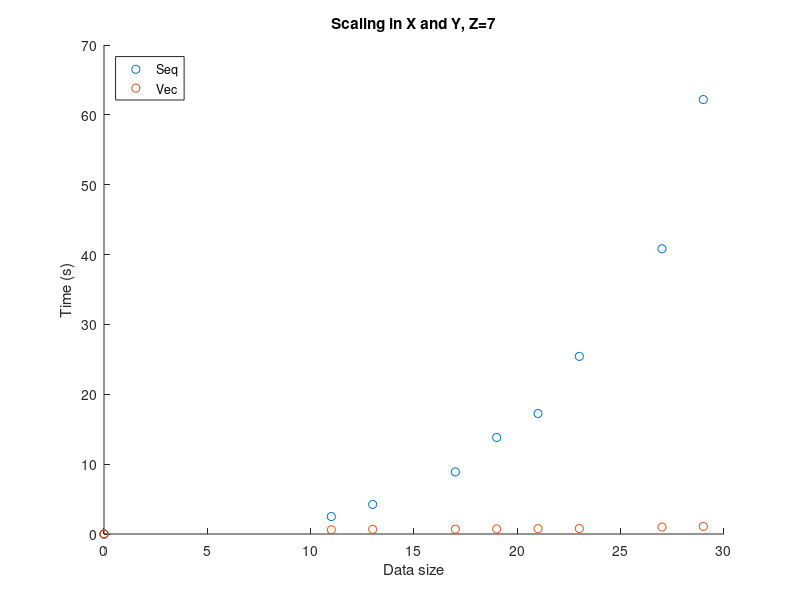

Recreate this plot in MATLAB.
if 0
    
load('ipack.mat','ipack_100xy')

all_case = [1 3 4 6 7 8 9 10];
n_case = length(all_case);

% 1: sequential, 2: vec
result_time = zeros(n_case,2);

% size of the data
result_size = zeros(n_case,1);

cubesize = size(ppr.Model.Model);

    
for i = 1:n_case
    
    imodel = all_case(i);
    index = (imodel-1)*10 + (imodel-1) + 1;
    ppr = ipack_100xy(index);
    datasize = size(ppr.Model.Model,1);
    
    tic
    [x0 y0 z0 v0] = Stress_Miner_time_loop(ppr,0);
    time0 = toc;
    
    tic
    [x1 y1 z1 v1] = Stress_Miner_time_loop(ppr,1);
    time1 = toc;

    % show progress
    [imodel datasize time0 time1]
    
    result_size(imodel,1) = datasize;
    result_time(imodel,1) = time0;
    result_time(imodel,2) = time1;
end

result_time

save('compete_100xy.mat','result_size','result_time','cubesize')
end

load('compete_100xy.mat','result_size','result_time','cubesize')

clf
hold on
plot(result_size(:,1),result_time(:,1),'o')
plot(result_size(:,1),result_time(:,2),'o')
legend('Seq','Vec','Location','Northwest')
xlabel('Data size')
ylabel('Time (s)')
title(sprintf('Scaling in X and Y, Z=%d',cubesize(3)))



